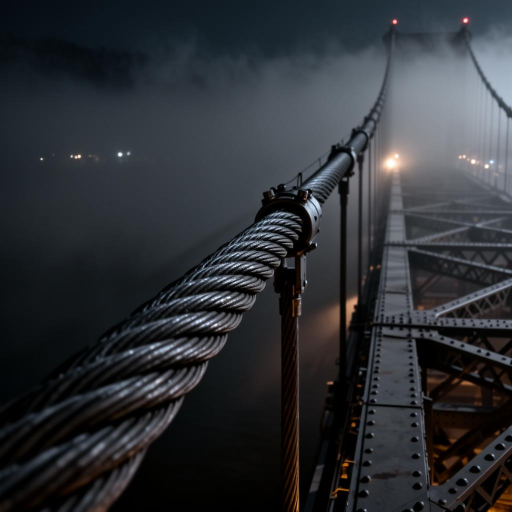
#> input picture scripts/source-images/case-bridge.jpg, 1024 x 1024 px (shown at 1/2 size); its folder holds only this picture in this run
$ python optimize_images.py
#> lines starting #> are read from the running program, lines starting #| are printed output that depends on the picture
"""Resize and convert source photos to WebP.

Run with `npm run images` after adding a photo to scripts/source-images/.
Each source image produces <name>-480.webp and <name>-960.webp in src/assets/.
"""
from pathlib import Path
from PIL import Image

ROOT = Path(__file__).resolve().parent.parent
SRC = ROOT / "scripts" / "source-images"
OUT = ROOT / "src" / "assets"
WIDTHS = (480, 960)
OUT.mkdir(parents=True, exist_ok=True)

for path in sorted(SRC.glob("*.jpg")):
    image = Image.open(path).convert("RGB")
#> image is the input picture: PIL image 1024x1024 RGB; mean R, G, B 45.9, 48.6, 53.2
    for width in WIDTHS:
        w = min(width, image.width)
        h = round(image.height * w / image.width)
        target = OUT / f"{path.stem}-{width}.webp"
        image.resize((w, h), Image.LANCZOS).save(target, "WEBP", quality=74, method=6)
        print(f"{target.name}: {target.stat().st_size // 1024} kB")
#> this loop made 2 passes
#> pass 1, `image.resize((w, h), Image.LANCZOS).save(target, "WEBP", quality=74, m..`:
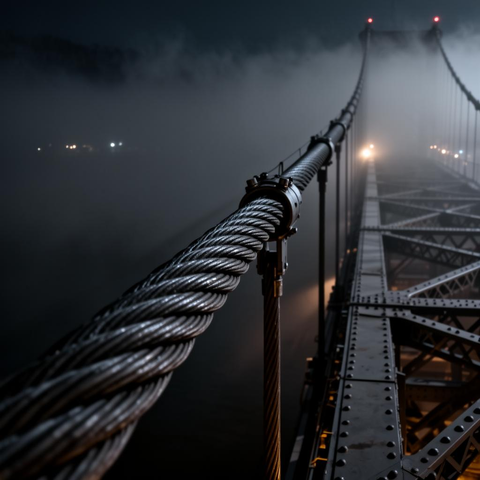
#> saved as case-bridge-480.webp: PIL image 480x480 RGB; mean R, G, B 45.9, 48.7, 53.2

$ run again, on scripts/source-images/case-gearsystem.jpg
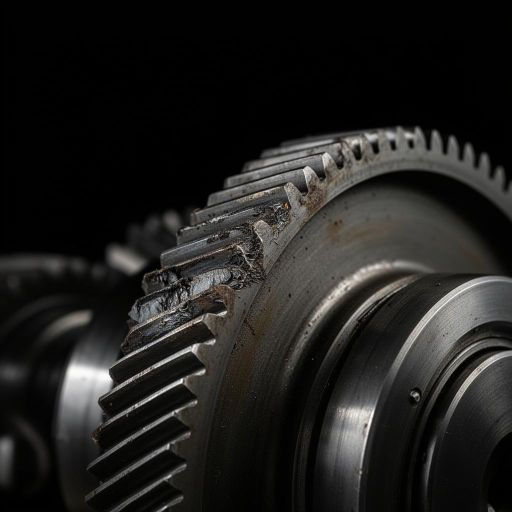
#> input picture scripts/source-images/case-gearsystem.jpg, 1024 x 1024 px (shown at 1/2 size)
#> image is the input picture: PIL image 1024x1024 RGB; mean R, G, B 32.6, 32, 30.3
#> the loop `for width in WIDTHS:` made 2 passes
#> pass 1, `image.resize((w, h), Image.LANCZOS).save(target, "WEBP", quality=74, m..`:
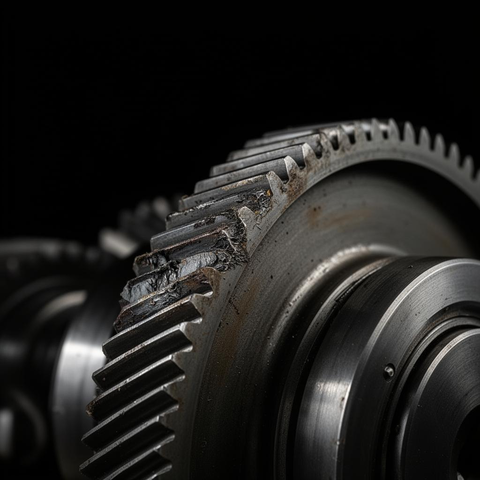
#> saved as case-gearsystem-480.webp: PIL image 480x480 RGB; mean R, G, B 32.7, 32, 30.3

$ run again, on scripts/source-images/case-offshore.jpg
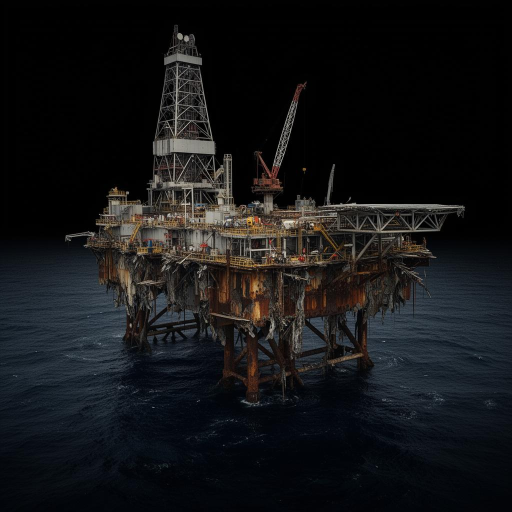
#> input picture scripts/source-images/case-offshore.jpg, 1024 x 1024 px (shown at 1/2 size)
#> image is the input picture: PIL image 1024x1024 RGB; mean R, G, B 20.3, 21, 22.6
#> the loop `for width in WIDTHS:` made 2 passes
#> pass 1, `image.resize((w, h), Image.LANCZOS).save(target, "WEBP", quality=74, m..`:
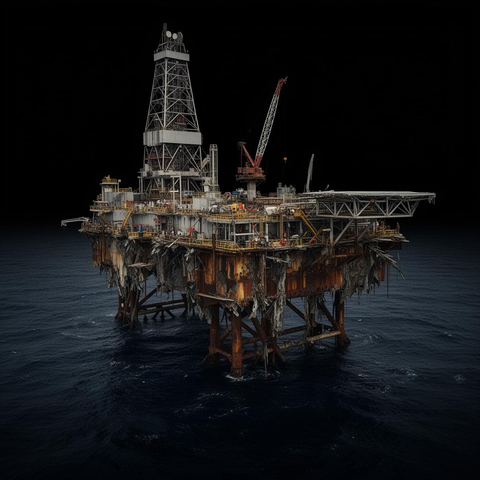
#> saved as case-offshore-480.webp: PIL image 480x480 RGB; mean R, G, B 20.3, 21, 22.7
